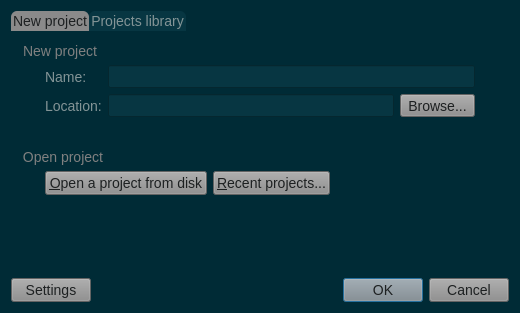
<?xml version="1.0" encoding="UTF-8"?>
<ui version="4.0">
 <class>ProjectDialog</class>
 <widget class="QDialog" name="ProjectDialog">
  <property name="windowModality">
   <enum>Qt::ApplicationModal</enum>
  </property>
  <property name="geometry">
   <rect>
    <x>0</x>
    <y>0</y>
    <width>520</width>
    <height>313</height>
   </rect>
  </property>
  <property name="windowTitle">
   <string>Project</string>
  </property>
  <property name="styleSheet">
   <string notr="true">QWidget{
	background-color: #002b36;
}
QMenuBar::item{
	background-color: #002b36;
}
QDockWidget::title{
	background: #073642;
	padding-left: 5px;
}
QDockWidget, QMenuBar{
    color: #839496;
    font: bold 14px;
}
QTextEdit, QPlainTextEdit, QLineEdit, QSpinBox, QComboBox {
  background-color: #073642;
  font: 13px;
  color: #839496;
}
QTextEdit#uiConsoleTextEdit {
  background-color: #002b36;
  color: #839496;
  font: 13px;
}
QTabWidget {
	font: 14px;
	border-top: 2px;
}
QTabBar::tab {
    background: #073642;
    color: #839496;
    min-width: 8ex;
    padding: 2px;
	border-top-right-radius: 6px;
	border-top-left-radius: 6px;
}
QTabBar::tab:selected {
    background: #8a8a8a;
	color: #1d2021;
}
QGroupBox {
    color: #808080;
    font: 14px;
    padding: 15px;
    border-style: none;
}
QMainWindow::separator {
	background: #073642;
	width: 1px;
	height: 1px;
}
QComboBox {
	selection-background-color: #d75f00;
	selection-color: #1c1c1c;
}

QToolBar{
	background: #073642;
	border: 0px;
}
QPushButton {
	background-color: #8a8a8a;
    color: #1d2021;
	font: 14px;
}
QToolButton {
	background-color: #8a8a8a;
    color: #1d2021;
	font: 14px;
}
QTreeWidget, QListWidget {
	background-color: #002b36;
	color: #839496;
    alternate-background-color: #073642;
	font: 14px;
}
QTreeWidget#uiTreeWidget {
	background-color: #073642;
	color: #839496;
	font: bold 16px;
}
QTreeWidget::item:selected, QTreeWidget::item:hover, QMenu::item:selected,QToolButton::hover,QPushButton::hover,QTabBar::tab:hover {
	background-color: #d75f00;
	color: #1c1c1c;
}
QMenu {
	background-color: #002b36;
    color: #839496;
}
QLabel {
	color: #839496;
	font: 14px;
}
QLabel#uiTitleLabel {
	color: #839496;
	font: bold 16px;
}

QAbstractScrollArea::corner {
    background: #002b36;
}
QScrollBar::handle:horizontal {
    background: #073642;
    min-width: 20px;
}
QScrollBar::handle:vertical {
    background: #073642;
    min-width: 20px;
}
QScrollBar:vertical {
    width: 6px;
}
QScrollBar:horizontal {
    height: 6px;
}
QScrollBar::up-arrow:vertical, QScrollBar::down-arrow:vertical, QScrollBar::down-arrow:horizontal, QScrollBar::up-arrow:horizontal { 
	border: 0px;
    height: 0px; 
    width: 0px; 
}
         
QScrollBar::add-page:horizontal, QScrollBar::sub-page:horizontal, QScrollBar::add-page:vertical, QScrollBar::sub-page:vertical {
  background: none
}
QStatusBar {
	background-color: #073642;
	color: #839496;
}

QRadioButton, QCheckBox {
  color: #839496;
}
QRadioButton::disabled, QCheckBox::disabled {
  color: gray;
}


</string>
  </property>
  <property name="modal">
   <bool>true</bool>
  </property>
  <layout class="QVBoxLayout" name="verticalLayout">
   <item>
    <widget class="QTabWidget" name="uiProjectTabWidget">
     <property name="tabPosition">
      <enum>QTabWidget::North</enum>
     </property>
     <property name="tabShape">
      <enum>QTabWidget::Rounded</enum>
     </property>
     <property name="currentIndex">
      <number>0</number>
     </property>
     <widget class="QWidget" name="uiNewProjectTab">
      <attribute name="title">
       <string>New project</string>
      </attribute>
      <layout class="QVBoxLayout" name="verticalLayout_3">
       <property name="margin">
        <number>10</number>
       </property>
       <item>
        <widget class="QGroupBox" name="groupBox">
         <property name="title">
          <string>New project</string>
         </property>
         <layout class="QGridLayout" name="gridLayout">
          <item row="1" column="1">
           <layout class="QHBoxLayout" name="horizontalLayout_3">
            <item>
             <widget class="QLineEdit" name="uiLocationLineEdit"/>
            </item>
            <item>
             <widget class="QToolButton" name="uiLocationBrowserToolButton">
              <property name="text">
               <string>Browse...</string>
              </property>
             </widget>
            </item>
           </layout>
          </item>
          <item row="0" column="0">
           <widget class="QLabel" name="uiNameLabel">
            <property name="sizePolicy">
             <sizepolicy hsizetype="Fixed" vsizetype="Preferred">
              <horstretch>0</horstretch>
              <verstretch>0</verstretch>
             </sizepolicy>
            </property>
            <property name="text">
             <string>Name:</string>
            </property>
            <property name="textFormat">
             <enum>Qt::AutoText</enum>
            </property>
           </widget>
          </item>
          <item row="0" column="1">
           <widget class="QLineEdit" name="uiNameLineEdit"/>
          </item>
          <item row="1" column="0">
           <widget class="QLabel" name="uiLocationLabel">
            <property name="sizePolicy">
             <sizepolicy hsizetype="Fixed" vsizetype="Preferred">
              <horstretch>0</horstretch>
              <verstretch>0</verstretch>
             </sizepolicy>
            </property>
            <property name="text">
             <string>Location:</string>
            </property>
           </widget>
          </item>
         </layout>
        </widget>
       </item>
       <item>
        <widget class="QGroupBox" name="uiOpenProjectGroupBox">
         <property name="title">
          <string>Open project</string>
         </property>
         <layout class="QGridLayout" name="gridLayout_2">
          <item row="0" column="0">
           <layout class="QHBoxLayout" name="horizontalLayout_2">
            <item>
             <widget class="QPushButton" name="uiOpenProjectPushButton">
              <property name="text">
               <string>&amp;Open a project from disk</string>
              </property>
             </widget>
            </item>
            <item>
             <widget class="QPushButton" name="uiRecentProjectsPushButton">
              <property name="text">
               <string>&amp;Recent projects...</string>
              </property>
             </widget>
            </item>
            <item>
             <spacer name="horizontalSpacer_2">
              <property name="orientation">
               <enum>Qt::Horizontal</enum>
              </property>
              <property name="sizeHint" stdset="0">
               <size>
                <width>239</width>
                <height>20</height>
               </size>
              </property>
             </spacer>
            </item>
           </layout>
          </item>
          <item row="1" column="0">
           <spacer name="verticalSpacer">
            <property name="orientation">
             <enum>Qt::Vertical</enum>
            </property>
            <property name="sizeHint" stdset="0">
             <size>
              <width>5</width>
              <height>5</height>
             </size>
            </property>
           </spacer>
          </item>
         </layout>
        </widget>
       </item>
      </layout>
     </widget>
     <widget class="QWidget" name="uiProjectsLibraryTab">
      <attribute name="title">
       <string>Projects library</string>
      </attribute>
      <layout class="QVBoxLayout" name="verticalLayout_2">
       <property name="margin">
        <number>10</number>
       </property>
       <item>
        <widget class="QTreeWidget" name="uiProjectsTreeWidget">
         <property name="alternatingRowColors">
          <bool>true</bool>
         </property>
         <property name="selectionMode">
          <enum>QAbstractItemView::ExtendedSelection</enum>
         </property>
         <property name="sortingEnabled">
          <bool>true</bool>
         </property>
         <attribute name="headerShowSortIndicator" stdset="0">
          <bool>true</bool>
         </attribute>
         <column>
          <property name="text">
           <string>Name</string>
          </property>
         </column>
         <column>
          <property name="text">
           <string>Status</string>
          </property>
         </column>
         <column>
          <property name="text">
           <string>Path</string>
          </property>
         </column>
        </widget>
       </item>
       <item>
        <layout class="QHBoxLayout" name="horizontalLayout_4">
         <item>
          <widget class="QPushButton" name="uiDeleteProjectButton">
           <property name="text">
            <string>Delete</string>
           </property>
          </widget>
         </item>
         <item>
          <widget class="QPushButton" name="uiDuplicateProjectPushButton">
           <property name="text">
            <string>Duplicate</string>
           </property>
          </widget>
         </item>
         <item>
          <spacer name="horizontalSpacer">
           <property name="orientation">
            <enum>Qt::Horizontal</enum>
           </property>
           <property name="sizeHint" stdset="0">
            <size>
             <width>40</width>
             <height>20</height>
            </size>
           </property>
          </spacer>
         </item>
         <item>
          <widget class="QPushButton" name="uiRefreshProjectsPushButton">
           <property name="text">
            <string>Refresh list</string>
           </property>
          </widget>
         </item>
        </layout>
       </item>
      </layout>
     </widget>
    </widget>
   </item>
   <item>
    <layout class="QHBoxLayout" name="horizontalLayout">
     <item>
      <widget class="QPushButton" name="uiSettingsPushButton">
       <property name="text">
        <string>Settings</string>
       </property>
      </widget>
     </item>
     <item>
      <spacer name="horizontalSpacer_3">
       <property name="orientation">
        <enum>Qt::Horizontal</enum>
       </property>
       <property name="sizeHint" stdset="0">
        <size>
         <width>40</width>
         <height>20</height>
        </size>
       </property>
      </spacer>
     </item>
     <item>
      <widget class="QDialogButtonBox" name="uiButtonBox">
       <property name="orientation">
        <enum>Qt::Horizontal</enum>
       </property>
       <property name="standardButtons">
        <set>QDialogButtonBox::Cancel|QDialogButtonBox::Ok</set>
       </property>
      </widget>
     </item>
    </layout>
   </item>
  </layout>
 </widget>
 <resources/>
 <connections>
  <connection>
   <sender>uiButtonBox</sender>
   <signal>accepted()</signal>
   <receiver>ProjectDialog</receiver>
   <slot>accept()</slot>
   <hints>
    <hint type="sourcelabel">
     <x>248</x>
     <y>254</y>
    </hint>
    <hint type="destinationlabel">
     <x>157</x>
     <y>274</y>
    </hint>
   </hints>
  </connection>
  <connection>
   <sender>uiButtonBox</sender>
   <signal>rejected()</signal>
   <receiver>ProjectDialog</receiver>
   <slot>reject()</slot>
   <hints>
    <hint type="sourcelabel">
     <x>316</x>
     <y>260</y>
    </hint>
    <hint type="destinationlabel">
     <x>286</x>
     <y>274</y>
    </hint>
   </hints>
  </connection>
  <connection>
   <sender>uiNameLineEdit</sender>
   <signal>returnPressed()</signal>
   <receiver>ProjectDialog</receiver>
   <slot>accept()</slot>
   <hints>
    <hint type="sourcelabel">
     <x>321</x>
     <y>56</y>
    </hint>
    <hint type="destinationlabel">
     <x>288</x>
     <y>93</y>
    </hint>
   </hints>
  </connection>
  <connection>
   <sender>uiLocationLineEdit</sender>
   <signal>returnPressed()</signal>
   <receiver>ProjectDialog</receiver>
   <slot>accept()</slot>
   <hints>
    <hint type="sourcelabel">
     <x>285</x>
     <y>100</y>
    </hint>
    <hint type="destinationlabel">
     <x>288</x>
     <y>93</y>
    </hint>
   </hints>
  </connection>
 </connections>
</ui>
